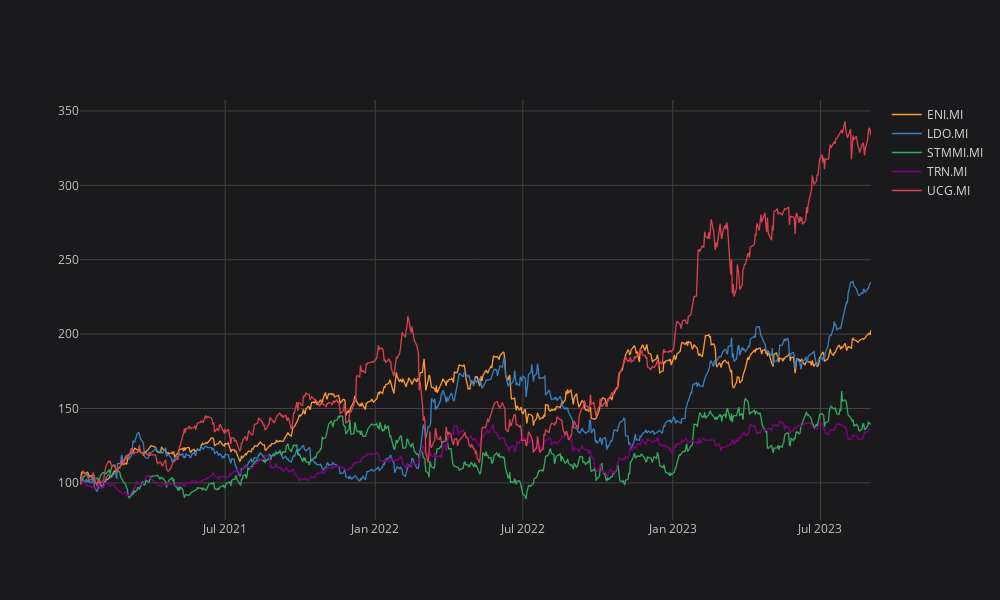

Notebook source saved alongside this figure:
### Code cell
# Compare the normalized stock prices
df['2021':].normalize().iplot()

### Figure 1 — Plotly figure (JSON) as saved in the notebook; plotly's stock layout.template omitted (floating-point values rounded to 4 significant figures; data arrays with more than 128 entries replaced by an {"elided": "..."} marker saying what was removed)
{"data": [{"line": {"color": "rgba(255, 153, 51, 1.0)", "dash": "solid", "shape": "linear", "width": 1.3}, "mode": "lines", "name": "ENI.MI", "text": "", "type": "scatter", "x": {"elided": "683 str values"}, "y": {"elided": "683 float values"}}, {"line": {"color": "rgba(55, 128, 191, 1.0)", "dash": "solid", "shape": "linear", "width": 1.3}, "mode": "lines", "name": "LDO.MI", "text": "", "type": "scatter", "x": {"elided": "683 str values"}, "y": {"elided": "683 float values"}}, {"line": {"color": "rgba(50, 171, 96, 1.0)", "dash": "solid", "shape": "linear", "width": 1.3}, "mode": "lines", "name": "STMMI.MI", "text": "", "type": "scatter", "x": {"elided": "683 str values"}, "y": {"elided": "683 float values"}}, {"line": {"color": "rgba(128, 0, 128, 1.0)", "dash": "solid", "shape": "linear", "width": 1.3}, "mode": "lines", "name": "TRN.MI", "text": "", "type": "scatter", "x": {"elided": "683 str values"}, "y": {"elided": "683 float values"}}, {"line": {"color": "rgba(219, 64, 82, 1.0)", "dash": "solid", "shape": "linear", "width": 1.3}, "mode": "lines", "name": "UCG.MI", "text": "", "type": "scatter", "x": {"elided": "683 str values"}, "y": {"elided": "683 float values"}}], "layout": {"height": 600, "legend": {"bgcolor": "#1A1A1C", "font": {"color": "#D9D9D9"}}, "paper_bgcolor": "#1A1A1C", "plot_bgcolor": "#1A1A1C", "title": {"font": {"color": "#D9D9D9"}}, "width": 1000, "xaxis": {"gridcolor": "#434343", "showgrid": true, "tickfont": {"color": "#C2C2C2"}, "title": {"font": {"color": "#D9D9D9"}, "text": ""}, "zerolinecolor": "#666570"}, "yaxis": {"gridcolor": "#434343", "showgrid": true, "tickfont": {"color": "#C2C2C2"}, "title": {"font": {"color": "#D9D9D9"}, "text": ""}, "zerolinecolor": "#666570"}}}
